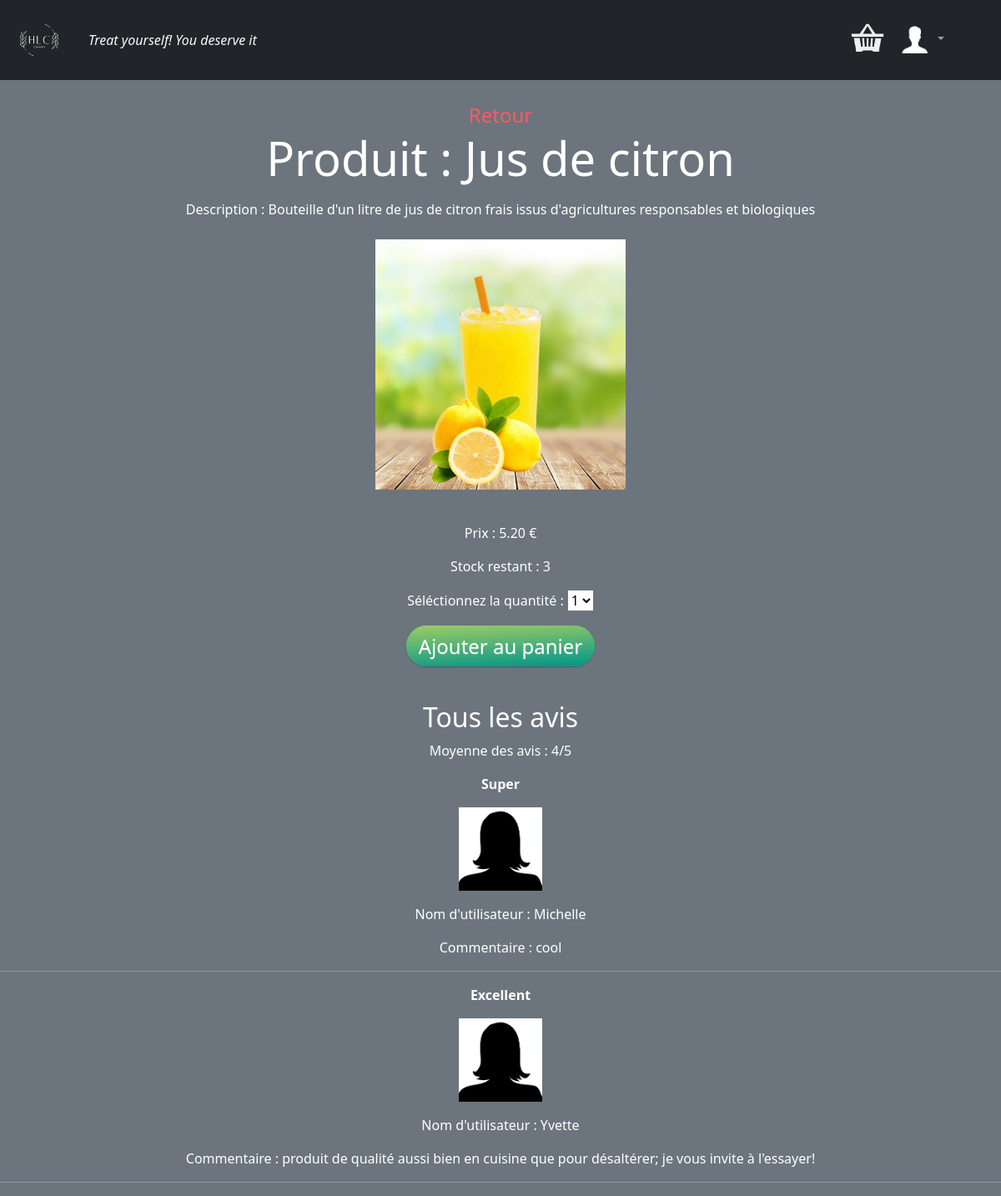
Page /index.php?action=seeProduct&id=13 on the committed database.
### tables this page shows
CREATE TABLE IF NOT EXISTS `products` (
  `id` int(11) NOT NULL AUTO_INCREMENT,
  `cat_id` tinyint(4) NOT NULL,
  `name` varchar(150) NOT NULL,
  `description` text NOT NULL,
  `image` varchar(30) NOT NULL,
  `price` decimal(5,2) NOT NULL,
  `quantity` int(3) NOT NULL,
  PRIMARY KEY (`id`)
);

CREATE TABLE IF NOT EXISTS `reviews` (
  `id_product` int(2) NOT NULL,
  `name_user` varchar(50) NOT NULL,
  `photo_user` varchar(50) NOT NULL,
  `stars` int(1) NOT NULL,
  `title` varchar(50) NOT NULL,
  `description` varchar(150) NOT NULL,
  KEY `review/product` (`id_product`)
);

### controllers/c_seeProduct.php (called while the page is built, shortened)
<?php
    $productsModel = new ProductsManager(true);
    $reviewsModel = new ReviewsManager(true);
    if(isset($_GET['id']))
    {
        $idProduct = htmlspecialchars($_GET['id']);
        $product = $productsModel->getProductsById($idProduct);
        $reviewsList = $reviewsModel->getReviewsByIdProduct($idProduct);
    }
?>
<?php
    require_once(VIEWS_PATH.'productInfo.php');
?>

### models/m_products.php (called while the page is built, shortened)
<?php
    require_once(CLASSES_PATH.'Product.php');
?>
<?php
    class ProductsManager extends Model
    {
        public function getProductsById($id)
        {
            $query = "SELECT * FROM products WHERE id = ?";
            $product = $this->queryRow($query,[$id]);
            $product = new Product($product['id'],
                $product['cat_id'],
                $product['name'],
                $product['description'],
                $product['image'],
                $product['price'],
                $product['quantity']);
            return $product;
        }
    }
?>

### models/m_connection.php (called while the page is built)
<?php
class Connection
{
    private $_db = null;
    private static $_instance = null;
    private function __construct()
    {
        $this->_db = new PDO("mysql:host=".DB_HOST.";dbname=".DB_NAME,DB_USER, DB_PASSWORD);
        $this->_db->setAttribute(PDO::ATTR_ERRMODE, PDO::ERRMODE_EXCEPTION);
        $this->_db->exec('SET CHARACTER SET utf8');
    }
    public static function getInstance()
    {
        if(is_null(self::$_instance))
        {
            self::$_instance = new Connection();
        }
        return self::$_instance;
    }
    public function getDb()
    {
        return $this->_db;
    }
}
?>

### models/m_model.php (called while the page is built, shortened)
<?php
    abstract class Model
    {
        private function _query($sql, $args=null)
        {
            if($args == null)
            {
                $pdos = Connection::getInstance()->getDb()->query($sql);
            }
            else
            {
                $pdos = Connection::getInstance()->getDb()->prepare($sql);
                $pdos->execute($args);
            }
            return $pdos;
        }
        public function queryRow($sql, $args=null)
        {
            try
            {
                $pdos = $this->_query($sql, $args);
                $result = $pdos->fetch();
            }
            catch (PDOException $e)
            {
                $this->_error = ($e->getMessage());
            }
            return $result;
        }
        public function queryAll($sql, $args=null)
        {
            try
            {
                $pdos = $this->_query($sql, $args);
                $results = $pdos->fetchAll(PDO::FETCH_ASSOC);
            }
            catch (PDOException $e)
            {
                $this->_error = ($e->getMessage());
            }
            return $results;
        }
    }
?>

### classes/Product.php (called while the page is built, shortened)
<?php
class Product
{
    private $_id;
    private $_cat_id;
    private $_name;
    private $_description;
    private $_image;
    private $_price;
    private $_quantity;
    public function __construct($id,$cat_id,$name,$description,$image,$price,$quantity)
    {
        $this->_id = $id;
        $this->_cat_id = $cat_id;
        $this->_name = $name;
        $this->_description = $description;
        $this->_image = $image;
        $this->_price = $price;
        $this->_quantity = $quantity;
    }
    public function get_id()
    {
        return $this->_id;
    }
    public function get_cat_id()
    {
        return $this->_cat_id;
    }
    public function get_name()
    {
        return $this->_name;
    }
    public function get_image()
    {
        return $this->_image;
    }
    public function get_description()
    {
        return $this->_description;
    }
    public function get_price()
    {
        return $this->_price;
    }
    public function get_quantity()
    {
        return $this->_quantity;
    }
}
?>

### models/m_reviews.php (called while the page is built, shortened)
<?php
    require_once(CLASSES_PATH.'Review.php');
?>
<?php
    class ReviewsManager extends Model
	{
        public function getReviewsByIdProduct($idProduct)
        {
            $listReviews = [];
            $query = "SELECT * FROM `reviews` WHERE id_product=?";
            $results = $this->queryAll($query,[$idProduct]);
            foreach($results as $result)
            {
                $review = new Review($result['id_product'],$result['name_user'],$result['photo_user'],$result['stars'],$result['title'],$result['description']);
                $listReviews[] = $review;
            }
            return $listReviews;
        }
    }
?>

### classes/Review.php (called while the page is built, shortened)
<?php
class Review
{
    private $_name_user;
    private $_photo_user;
    private $_stars;
    private $_title;
    private $_description;
    function __construct($id,$name,$photo,$stars,$title,$description)
    {
        $this->_name_user = $name;
        $this->_photo_user = $photo;
        $this->_stars = $stars;
        $this->_title = $title;
        $this->_description = $description;
    }
    public function get_name_user()
    {
        return $this->_name_user;
    }
    public function get_photo_user()
    {
        return $this->_photo_user;
    }
    public function get_stars()
    {
        return $this->_stars;
    }
    public function get_title()
    {
        return $this->_title;
    }
    public function get_description()
    {
        return $this->_description;
    }
}
?>

### views/v_productInfo.php (the view, shortened to what this page needs)
<body style="overflow-x: hidden;color:white !important;" class="bg-secondary">
<center><a class="bttn-stretch bttn-lg bttn-danger text-center text-decoration-none mt-5" href="index.php?action=home">Retour</a></center>
<p class="text-center display-4">Produit : <?= $product->get_name() ?></p>
<p class="text-center">Description : <?= $product->get_description() ?></p>
<p class="text-center">
<img src="<?=PRODUCT_IMAGES?><?=$product->get_image()?>" class="mt-2" alt="" width="300" height="300"/>
</p>
<br/>
<p class="text-center">Prix : <?= $product->get_price() ?> €</p>
<p class="text-center">Stock restant : <?=$product->get_quantity() ?></p>
<div class="text-center">
    <span>Séléctionnez la quantité :</span>
    <select onchange="changeQuantity(<?=$product->get_id()?>)" id="select<?=$product->get_id()?>" name="product<?=$product->get_cat_id()?>">
    <?php
        for($i = 1;$i<=$product->get_quantity();$i++)
        {
        ?>
        <option value="<?=$i?>"><?= $i ?></option>
        <?php
        }
        ?>
    </select>
</div>
<?php
    if($product->get_quantity()!=0)
    {
        ?>
        <p class="text-center mt-4">
        <a class="bttn-gradient bttn-lg bttn-success text-decoration-none" id="product<?=$product->get_id()?>" href="index.php?action=add&product=<?=$product->get_id()?>&quantity=1">
            Ajouter au panier
        </a>
        </p>
        <?php
        }
    ?>
<?php
    $sum = 0;
    $reviewsNumber = 0;
    foreach($reviewsList as $review)
    {
        $sum += $review->get_stars();
        $reviewsNumber++;
    }
?>
<h2 class="mt-5 text-center">Tous les avis</h2>
<p class="text-center">Moyenne des avis : <?=$sum/$reviewsNumber?>/5</p>
<?php
    foreach($reviewsList as $review)
    {?>
        <p class="text-center"><b><?=ucfirst($review->get_title()) ?></b></p>
        <p class="text-center">
        <img src="<?=PRODUCT_IMAGES?><?=$review->get_photo_user()?>" alt="" width="100" height="100"/>
        </p>
        <p class="text-center">Nom d'utilisateur : <?=$review->get_name_user()?></p>
        <p class="text-center">Commentaire : <?=$review->get_description()?></p>
        <hr>
    <?php
    }
?>
</body>
</html>

### resources/styles/s_bttn.css (style rules this page uses)
.bttn-primary, .bttn, .bttn-lg, .bttn-md, .bttn-sm, .bttn-xs { color: #1d89ff; }
.bttn-danger { color: #ff5964; }
.bttn-success { color: #28b78d; }
.bttn, .bttn-lg, .bttn-md, .bttn-sm, .bttn-xs { margin: 0; padding: 0; border-width: 0; border-color: transparent; background: transparent; font-weight: 400; cursor: pointer; position: relative; }
.bttn-lg { padding: 8px 15px; font-size: 24px; font-family: inherit; }
.bttn-simple, .bttn-gradient { margin: 0; padding: 0; border-width: 0; border-color: transparent; background: transparent; font-weight: 400; cursor: pointer; position: relative; font-size: 20px; font-family: inherit; padding: 5px 12px; overflow: hidden; border-width: 0; border-radius: 4px; background: rgba(255, 255, 255, 0.4); color: #fff; -webkit-transition: all 0.3s cubic-bezier(0.02, 0.01, 0.47, 1); transition: all 0.3s cubic-bezier(0.02, 0.01, 0.47, 1); }
.bttn-simple.bttn-lg, .bttn-gradient.bttn-lg { padding: 8px 15px; font-size: 24px; font-family: inherit; }
.bttn-simple.bttn-success, .bttn-gradient.bttn-success { background: #28b78d; }
.bttn-gradient { border-radius: 100px; background-image: -webkit-gradient(linear, left top, left bottom, color-stop(0, #fff), color-stop(1, #d6e3ff)); background-image: -webkit-linear-gradient(top, #fff 0%, #d6e3ff 100%); background-image: linear-gradient(to bottom, #fff 0%, #d6e3ff 100%); background-image: -webkit-linear-gradient(93deg, #d6e3ff 0%, #fff 100%); box-shadow: 0 1px 2px rgba(0, 0, 0, 0.25); color: #1d89ff; text-shadow: 0 1px 0 rgba(255, 255, 255, 0.25); }
.bttn-gradient.bttn-success { background-image: -webkit-gradient(linear, left top, left bottom, color-stop(0, #9ccc65), color-stop(1, #009688)); background-image: -webkit-linear-gradient(top, #9ccc65 0%, #009688 100%); background-image: linear-gradient(to bottom, #9ccc65 0%, #009688 100%); background-image: -webkit-linear-gradient(93deg, #009688 0%, #9ccc65 100%); color: #fff; }
.bttn-stretch { margin: 0; padding: 0; border-width: 0; border-color: transparent; background: transparent; font-weight: 400; cursor: pointer; position: relative; font-size: 20px; font-family: inherit; padding: 5px 12px; overflow: hidden; border-width: 0; border-radius: 0; background: transparent; color: #fff; letter-spacing: 0; -webkit-transition: all 0.2s cubic-bezier(0.02, 0.01, 0.47, 1); transition: all 0.2s cubic-bezier(0.02, 0.01, 0.47, 1); }
.bttn-stretch:after, .bttn-stretch:before { position: absolute; left: 0; width: 100%; height: 1px; background: currentColor; content: ''; opacity: 0.65; -webkit-transition: all 0.2s cubic-bezier(0.02, 0.01, 0.47, 1); transition: all 0.2s cubic-bezier(0.02, 0.01, 0.47, 1); -webkit-transform: scaleX(0); transform: scaleX(0); }
.bttn-stretch:after { top: 0; }
.bttn-stretch:before { bottom: 0; }
.bttn-stretch.bttn-lg { padding: 8px 15px; font-size: 24px; font-family: inherit; }
.bttn-stretch.bttn-danger { color: #ff5964; }

### resources/styles/s_stylesLAU_CONT.css (style rules this page uses)
* { margin: 0px; padding: 0px; }

### rows in the picture
products: name "Jus de citron", description "Bouteille d'un litre de jus de citron frais issus d'agricultures responsables et biologiques", image (picture), price "5.20", quantity "3", id+cat "1"
reviews: title "Super", photo_user (picture), name_user "Michelle", description "cool"
reviews: title "Excellent", photo_user (picture), name_user "Yvette", description "produit de qualité aussi bien en cuisine que pour désaltérer; je vous invite à l'essayer!"

### other values in the picture
$sum/$reviewsNumber "4"
